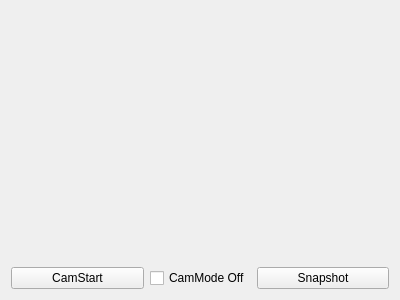
<?xml version="1.0" encoding="UTF-8"?>
<ui version="4.0">
 <class>Tab7CamOpencv</class>
 <widget class="QWidget" name="Tab7CamOpencv">
  <property name="geometry">
   <rect>
    <x>0</x>
    <y>0</y>
    <width>400</width>
    <height>300</height>
   </rect>
  </property>
  <property name="windowTitle">
   <string>Form</string>
  </property>
  <layout class="QVBoxLayout" name="verticalLayout_3">
   <item>
    <layout class="QVBoxLayout" name="verticalLayout" stretch="9,1">
     <item>
      <widget class="QLabel" name="plabelCamView">
       <property name="text">
        <string/>
       </property>
       <property name="pixmap">
        <pixmap resource="Images.qrc">:/Images/Images/initDisplay_1.png</pixmap>
       </property>
       <property name="alignment">
        <set>Qt::AlignmentFlag::AlignCenter</set>
       </property>
      </widget>
     </item>
     <item>
      <layout class="QHBoxLayout" name="horizontalLayout" stretch="2,1,2">
       <item>
        <widget class="QPushButton" name="pPBcamStart">
         <property name="text">
          <string>CamStart</string>
         </property>
         <property name="checkable">
          <bool>true</bool>
         </property>
         <property name="checked">
          <bool>false</bool>
         </property>
        </widget>
       </item>
       <item>
        <widget class="QCheckBox" name="pCBrgb">
         <property name="text">
          <string>CamMode Off</string>
         </property>
         <property name="tristate">
          <bool>true</bool>
         </property>
        </widget>
       </item>
       <item>
        <widget class="QPushButton" name="pPBsnapShot">
         <property name="text">
          <string>Snapshot</string>
         </property>
        </widget>
       </item>
      </layout>
     </item>
    </layout>
   </item>
  </layout>
 </widget>
 <resources>
  <include location="Images.qrc"/>
 </resources>
 <connections/>
</ui>
